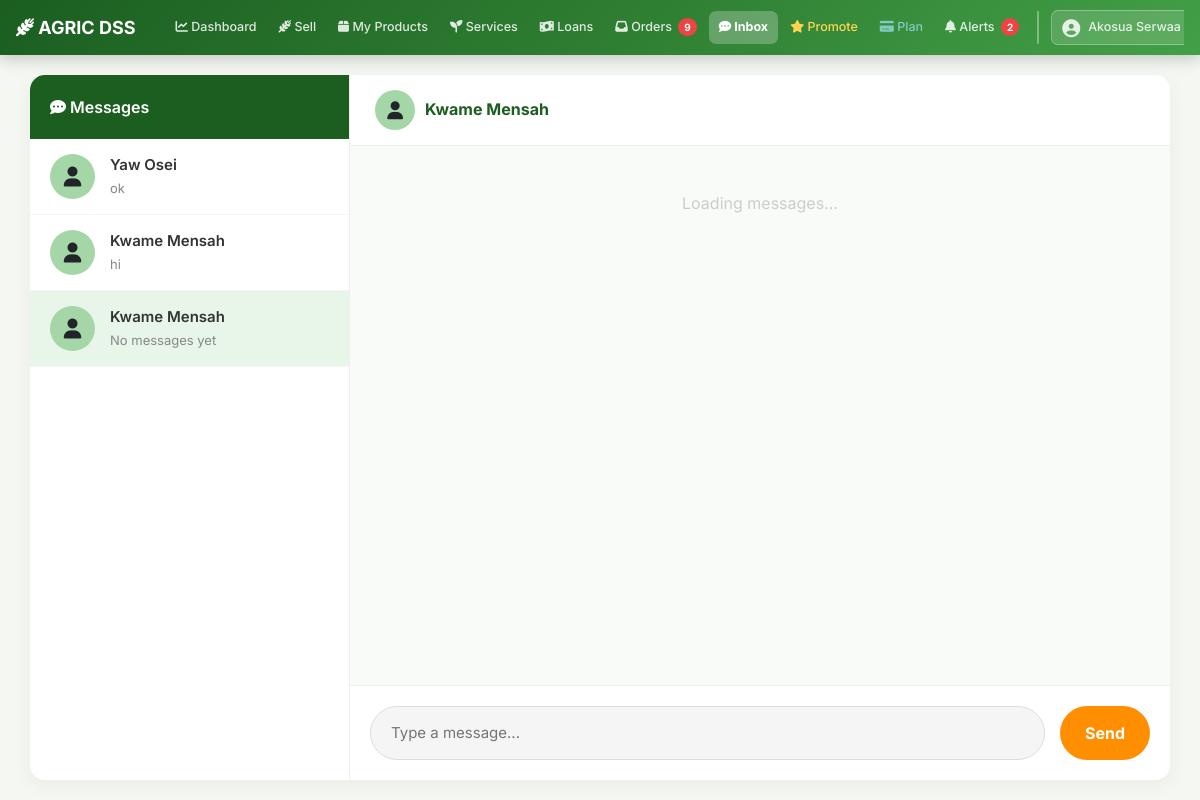
Page /chat.php?user_id=3 (signed in) on the committed database.
### tables this page shows
CREATE TABLE users (
        id INTEGER PRIMARY KEY AUTOINCREMENT,
        name TEXT,
        email TEXT UNIQUE,
        phone TEXT,
        location TEXT,
        password TEXT,
        role TEXT,
        is_verified INTEGER DEFAULT 0,
        otp TEXT
    , is_subscribed INTEGER DEFAULT 0, subscribed_at DATETIME, profile_picture TEXT DEFAULT NULL, fraud_reports INTEGER DEFAULT 0, avg_completion_days INTEGER DEFAULT 3);

### db.php (called while the page is built, shortened)
<?php
class sqlite_mysqli_result {
    private $rows = [];
    private $index = 0;
    public $num_rows = 0;
    public function __construct($stmt) {
        if ($stmt) {
            $this->rows = $stmt->fetchAll(PDO::FETCH_ASSOC);
            if ($this->rows) {
                $this->num_rows = count($this->rows);
            }
        }
    }
    public function fetch_assoc() {
        if ($this->index < $this->num_rows) {
            return $this->rows[$this->index++];
        }
        return null;
    }
}
class sqlite_mysqli {
    private $pdo;
    public function __construct($filename) {
        try {
            $this->pdo = new PDO("sqlite:" . $filename);
            $this->pdo->setAttribute(PDO::ATTR_ERRMODE, PDO::ERRMODE_EXCEPTION);
            $this->pdo->exec("PRAGMA foreign_keys = ON;");
        } catch (Exception $e) {
            $this->connect_error = $e->getMessage();
        }
    }
    public function query($query) {
        try {
            $upper = strtoupper(ltrim($query));
            if (strpos($upper, 'SELECT') === 0 || strpos($upper, 'SHOW') === 0 || strpos($upper, 'DESCRIBE') === 0 || strpos($upper, 'PRAGMA') === 0) {
                $stmt = $this->pdo->query($query);
                if ($stmt) {
                    return new sqlite_mysqli_result($stmt);
                }
                return false;
            } else {
                $res = $this->pdo->exec($query);
                $this->insert_id = $this->pdo->lastInsertId();
                return $res !== false ? true : false;
            }
        } catch (Exception $e) {
            $this->error = $e->getMessage();
            return false;
        }
    }
}
$conn = new sqlite_mysqli(__DIR__ . '/database.sqlite');
?>

### chat.php (the view, shortened to what this page needs)
<?php
include 'db.php';
$user_id = $_SESSION['user_id'];
$active_contact_id = isset($_GET['user_id']) ? intval($_GET['user_id']) : 0;
$active_contact_name = "Select a conversation";
$contacts_sql = "
    SELECT u.id, u.name, u.role,
           (SELECT message FROM messages
            WHERE (sender_id = u.id AND receiver_id = '$user_id')
               OR (sender_id = '$user_id' AND receiver_id = u.id)
            ORDER BY id DESC LIMIT 1) as last_msg,
           (SELECT created_at FROM messages
            WHERE (sender_id = u.id AND receiver_id = '$user_id')
               OR (sender_id = '$user_id' AND receiver_id = u.id)
            ORDER BY id DESC LIMIT 1) as last_time,
           (SELECT COUNT(*) FROM messages
            WHERE sender_id = u.id AND receiver_id = '$user_id' AND is_read = 0) as unread_count
    FROM users u
    WHERE u.id IN (
        SELECT sender_id FROM messages WHERE receiver_id = '$user_id'
        UNION
        SELECT receiver_id FROM messages WHERE sender_id = '$user_id'
    )
";
if ($active_contact_id > 0) {
    $check_contact = $conn->query("SELECT id, name, role FROM users WHERE id = '$active_contact_id'");
    if ($check_contact && $cc = $check_contact->fetch_assoc()) {
        $active_contact_name = $cc['name'];
        $contacts_sql .= " UNION SELECT {$cc['id']}, '{$cc['name']}', '{$cc['role']}', NULL, NULL, 0 WHERE {$cc['id']} NOT IN (SELECT sender_id FROM messages WHERE receiver_id = '$user_id' UNION SELECT receiver_id FROM messages WHERE sender_id = '$user_id')";
    }
}
$contacts_sql .= " ORDER BY last_time DESC NULLS LAST";
$contacts_result = $conn->query($contacts_sql);
?>
<!DOCTYPE html>
<html>
<head>
<link href="https://cdn.jsdelivr.net/npm/bootstrap@5.3.0/dist/css/bootstrap.min.css" rel="stylesheet">
</head>
<body>
<?php include 'navbar.php'; ?>
<div class="chat-container">
    <div class="chat-sidebar">
        <div class="sidebar-header"><i class='fas fa-comment-dots'></i> Messages</div>
        <div class="contact-list">
            <?php
            if ($contacts_result && $contacts_result->num_rows > 0) {
                while ($c = $contacts_result->fetch_assoc()) {
                    $active_class = ($c['id'] == $active_contact_id) ? 'active' : '';
                    $unread = $c['unread_count'] > 0 ? "<span class='unread-badge'>{$c['unread_count']}</span>" : '';
                    $last_msg = $c['last_msg'] ?: 'No messages yet';
                    echo "
                    <a href='chat.php?user_id={$c['id']}' class='contact-item {$active_class}'>
                        <div class='contact-avatar'><i class='fas fa-user'></i></div>
                        <div class='contact-info'>
                            <div class='contact-name'>{$c['name']}</div>
                            <div class='contact-msg'>{$last_msg}</div>
                        </div>
                        {$unread}
                    </a>";
                }
            } else {
                echo "<div style='padding:20px;text-align:center;color:#999;font-size:14px;'>No conversations yet.</div>";
            }
            ?>
        </div>
    </div>
    <div class="chat-main">
        <?php if ($active_contact_id > 0): ?>
            <div class="chat-header">
                <div class="contact-avatar" style="width:40px;height:40px;font-size:18px;margin-right:10px;"><i class='fas fa-user'></i></div>
                <div>
                    <h5 style="margin:0;font-size:16px;font-weight:700;color:#1b5e20;"><?= htmlspecialchars($active_contact_name) ?></h5>
                </div>
            </div>
            <div class="chat-messages" id="chat-messages">
                <div style="text-align:center;color:#ccc;margin-top:20px;">Loading messages...</div>
            </div>
            <div class="chat-input-area">
                <form class="chat-form" id="chat-form">
                    <input type="text" id="message-input" placeholder="Type a message..." required autocomplete="off">
                    <button type="submit">Send</button>
                </form>
            </div>
        <?php endif; ?>
    </div>
</div>
</body>
</html>

### animations.css (style rules this page uses)
html { scroll-behavior: smooth; }

### rows in the picture
users: name "Yaw Osei", last_msg "ok"
users: name "Kwame Mensah", last_msg "hi"
users: name "Kwame Mensah", last_msg "No messages yet"

### other values in the picture
$_order_count "9"
$_notif_count "2"
$name "Akosua Serwaa"
